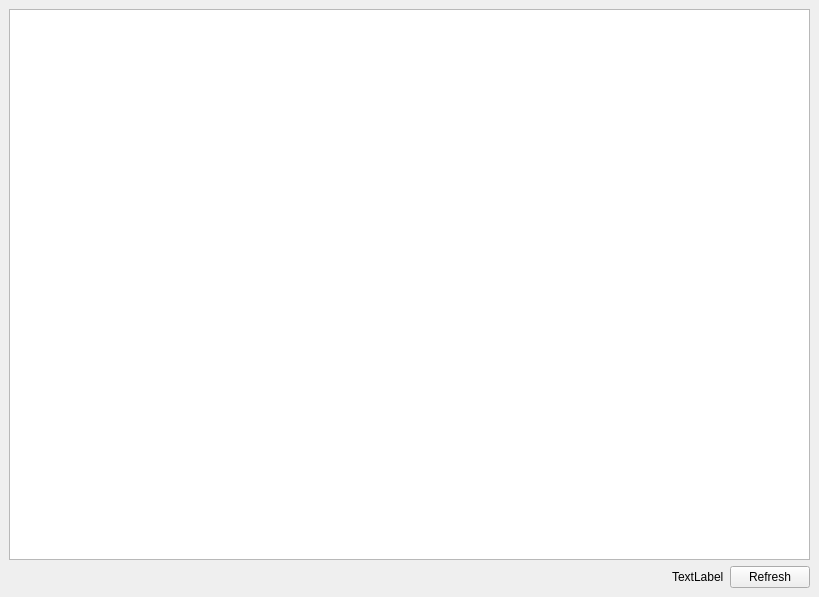
<?xml version="1.0" encoding="UTF-8"?>
<ui version="4.0">
 <class>MainWindow</class>
 <widget class="QMainWindow" name="MainWindow">
  <property name="geometry">
   <rect>
    <x>0</x>
    <y>0</y>
    <width>819</width>
    <height>597</height>
   </rect>
  </property>
  <property name="windowTitle">
   <string>DatabaseViewer</string>
  </property>
  <widget class="QWidget" name="centralwidget">
   <layout class="QVBoxLayout" name="verticalLayout_2">
    <item>
     <layout class="QVBoxLayout" name="verticalLayout">
      <item>
       <widget class="QListView" name="listView"/>
      </item>
      <item>
       <layout class="QHBoxLayout" name="horizontalLayout">
        <item>
         <spacer name="horizontalSpacer">
          <property name="orientation">
           <enum>Qt::Horizontal</enum>
          </property>
          <property name="sizeType">
           <enum>QSizePolicy::Expanding</enum>
          </property>
          <property name="sizeHint" stdset="0">
           <size>
            <width>40</width>
            <height>20</height>
           </size>
          </property>
         </spacer>
        </item>
        <item>
         <widget class="QLabel" name="statusLabel">
          <property name="enabled">
           <bool>true</bool>
          </property>
          <property name="text">
           <string>TextLabel</string>
          </property>
         </widget>
        </item>
        <item>
         <widget class="QPushButton" name="refreshButton">
          <property name="sizePolicy">
           <sizepolicy hsizetype="Minimum" vsizetype="Fixed">
            <horstretch>0</horstretch>
            <verstretch>0</verstretch>
           </sizepolicy>
          </property>
          <property name="text">
           <string>Refresh</string>
          </property>
         </widget>
        </item>
       </layout>
      </item>
     </layout>
    </item>
   </layout>
  </widget>
  <widget class="QMenuBar" name="menubar">
   <property name="geometry">
    <rect>
     <x>0</x>
     <y>0</y>
     <width>819</width>
     <height>26</height>
    </rect>
   </property>
  </widget>
 </widget>
 <resources/>
 <connections/>
</ui>
